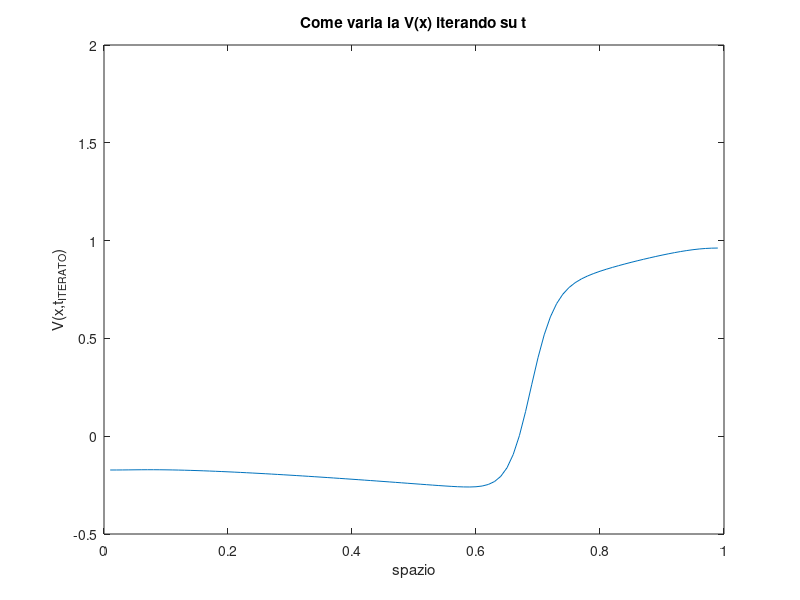
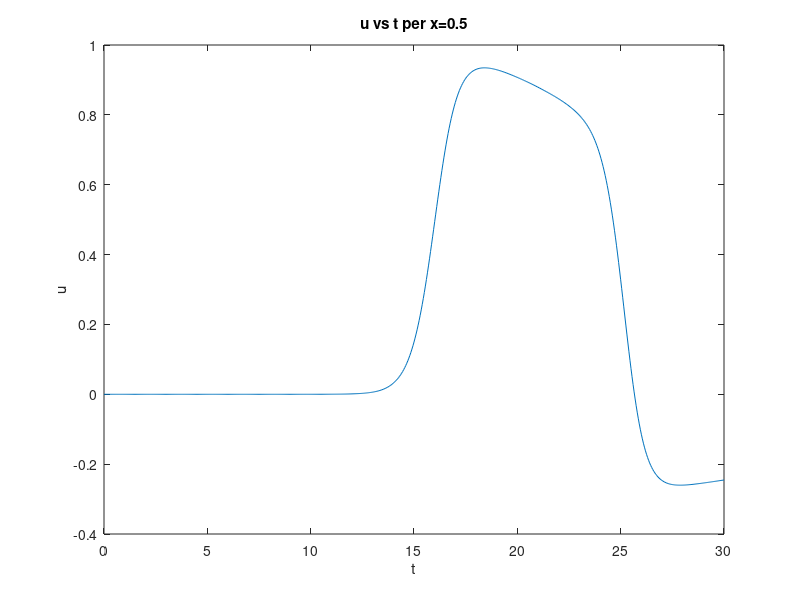
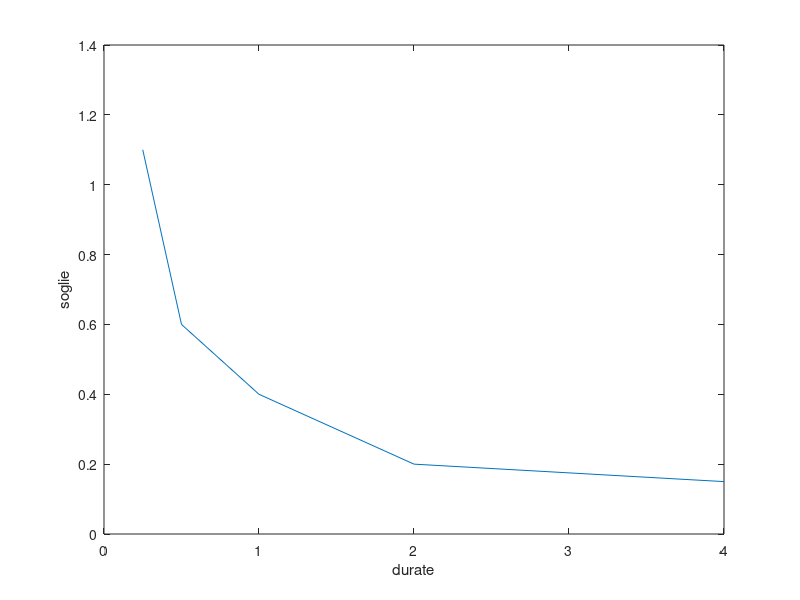

Here is the MATLAB script that generated these plots, in order:
% esercizio 4

%% punto a

clc 
clear all
close all

sigma = 0.001;

alpha = 1.1;

T = 30; % Tmax
m = 600; % numero istanti di tempo

nvect = 99;
 
n = nvect;
u = zeros(n,m+1);
w = zeros(n,m+1);
h = 0.01;
[X]=meshgrid(0:h:1); %creo la griglia ma esce una matrice quindi prendo solo prima riga
mesh=X(1,:);
mesh(end) = [];
mesh(1) = [];

Iapp = zeros(length(mesh),1);
count = 0;
for v=1:length(mesh)
    if mesh(v) >= 0 && mesh(v)<=0.04
       Iapp(v) = alpha;
       count = count + 1;
    else 
        Iapp(v) = 0;
    end
end


a=-1*ones(1,n-1);
c=a;
b=2*ones(1,n);
A=gallery('tridiag',a,b,c);
A(1,2) = -2;
A(end,end-1) = -2;
A = 1/(h^2) * A;

A = sigma * A;
t_index = 1;

beta = 5; 
beta2 = 0.1;
delta2 = 1;
c = 1;
e = 0.1;
gamma = 0.25;

% soluzione al tempo zero al variare di x
u(:,t_index) = zeros(length(mesh),t_index);
w(:,t_index) = zeros(length(mesh),t_index);

I = eye(length(A));


Tstim = 1/4;
% Tstim = 1/2;
% Tstim = 1;
% Tstim = 2;
% Tstim = 4;

t = zeros(1,m+1);
%for negli istanti temporali
for k  = 1 : m
    deltat = T/m;
    
    % calcolo w
     f_w = e *(u(:,k)-gamma*w(:,k));
     U_k_w = w(:,k)+ deltat * f_w;
     w(:,k+1) =  U_k_w;
     
    % calcolo u
    if t(k)<=Tstim
        f= beta * u(:,k) .* (u(:,k)-beta2) .* (delta2-u(:,k)) - c * w(:,k) + Iapp(1); 
        f(count+1:end)= beta * u(count+1:end,k) .* (u(count+1:end,k)-beta2) .* (delta2-u(count+1:end,k)) - c * w(count+1:end,k) + Iapp(end); 
    else
         f= beta * u(:,k) .* (u(:,k)-beta2) .* (delta2-u(:,k)) - c * w(:,k) + Iapp(end);
    end
    
    U_k = u(:,k)/deltat + f;
    A_ =  A + I/deltat;
    u(:,k+1) =  A_\U_k;
    t(k+1) = k * deltat;
    
    
    figure(1)
    plot(mesh,u(:,k+1));
    title("Come varia la V(x) iterando su t");
    xlabel("spazio"), ylabel("V(x,t_I_T_E_R_A_T_O)")
    axis ( [0 1 -0.5 2] )
    pause(0.1)
end


% plot in tempo della soluzione nel punto medio x = 0.5
figure
plot(t,u(51,:))
xlabel('t')
ylabel('u')
title('u vs t per x=0.5')

%% punto b

soglie = [1.1 0.6 0.4 0.2 0.15];
durate = [1/4 1/2 1 2 4];

figure
plot(durate,soglie)
xlabel('durate')
ylabel('soglie')
